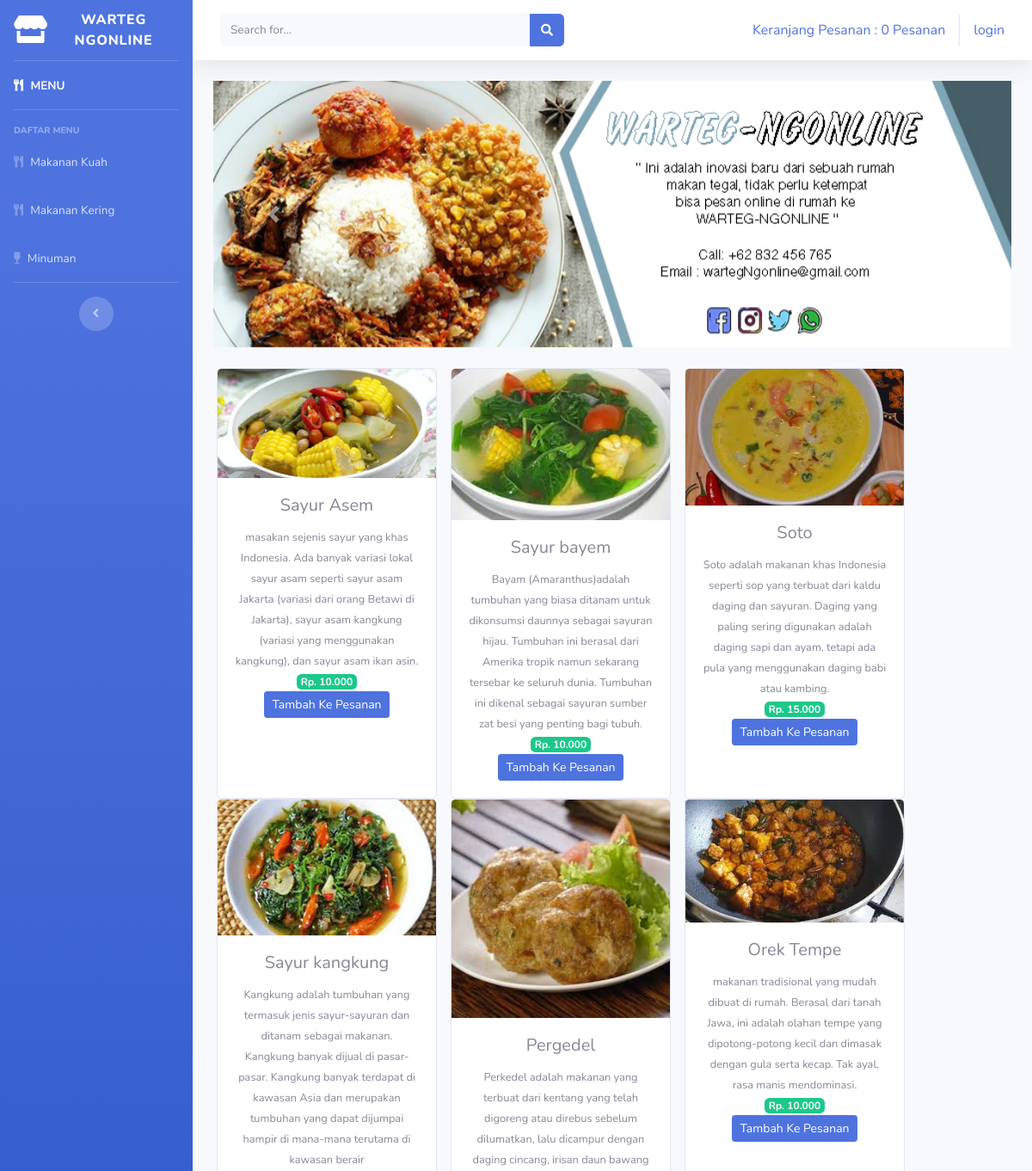
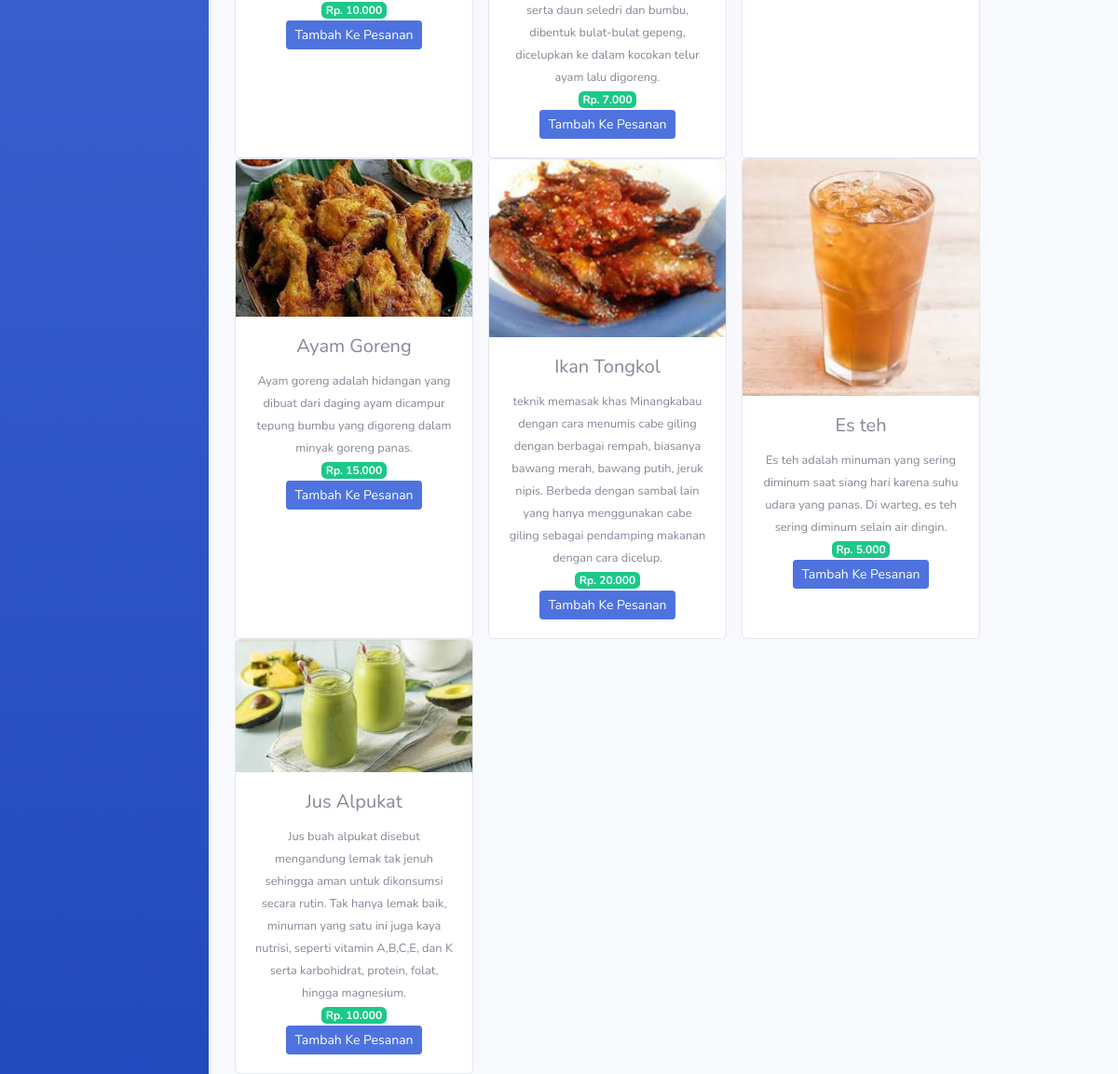
The page / on the database its author committed (2 pictures, top to bottom).
### tables this page shows
CREATE TABLE `menu` (
  `id_makanan` int(11) NOT NULL,
  `nama_makanan` varchar(120) NOT NULL,
  `keterangan` varchar(5000) NOT NULL,
  `kategori` varchar(60) NOT NULL,
  `harga` int(11) NOT NULL,
  `persediaan` int(4) NOT NULL,
  `gambar` text NOT NULL
);

### application/controllers/Welcome.php (called while the page is built, shortened)
<?php
class Welcome extends CI_Controller {
	public function index()
	{
        $data['menu'] = $this->model_menu->tampil_data()->result();
        $this->load->view('templates/header');
        $this->load->view('templates/sidebar');
        $this->load->view('dashboard', $data);
        $this->load->view('templates/footer');
	}
}

### index.php (called while the page is built, shortened)
<?php
require_once BASEPATH.'core/CodeIgniter.php';

### application/models/model_menu.php (called while the page is built, shortened)
<?php
class model_menu extends ci_model{
    public function tampil_data(){
        return $this->db->get('menu');
    }
}

### application/views/dashboard.php (the view, shortened to what this page needs)
<div class="container-fluid">
<div id="carouselExampleControls" class="carousel slide" data-ride="carousel">
  <div class="carousel-inner">
    <div class="carousel-item active">
      <img src="<?php echo base_url('assets/img/wartegngonline1.jpg') ?>" class="d-block w-100" alt="...">
    </div>
  </div>
  <a class="carousel-control-prev" href="#carouselExampleControls" role="button" data-slide="prev">
    <span class="carousel-control-prev-icon" aria-hidden="true"></span>
  </a>
  <a class="carousel-control-next" href="#carouselExampleControls" role="button" data-slide="next">
    <span class="carousel-control-next-icon" aria-hidden="true"></span>
  </a>
</div><br>
  <div class="row text-center">
    <?php foreach ($menu as $mn) : ?>
      <div class="card ml-3" style="width: 16rem;">
        <img src="<?php echo base_url().'/upload/'.$mn->gambar ?>" class="card-img-top" alt="...">
          <div class="card-body">
            <h5 class="card-title"><?php echo $mn->nama_makanan ?></h5>
            <small><?php echo $mn->keterangan ?></small><br>
            <span class="badge badge-success">Rp. <?php echo number_format($mn->harga,0,',','.') ?></span><br>
            <?php echo anchor('dashboard/tambah_ke_pesanan/' .$mn->id_makanan,'<div class="btn btn-sm btn-primary">Tambah Ke Pesanan</div>') ?>
          </div>
      </div>
    <?php endforeach; ?>
  </div>
</div>

### application/views/templates/header.php (shortened to what this page needs)
<!DOCTYPE html>
<html lang="en">
<head>
  <link href="<?php echo base_url() ?>assets/vendor/fontawesome-free/css/all.min.css" rel="stylesheet" type="text/css">
  <link href="<?php echo base_url() ?>assets/css/sb-admin-2.min.css" rel="stylesheet">
</head>

### application/views/templates/sidebar.php (shortened to what this page needs)
<body id="page-top">
  <div id="wrapper">
    <ul class="navbar-nav bg-gradient-primary sidebar sidebar-dark accordion" id="accordionSidebar">
      <a class="sidebar-brand d-flex align-items-center justify-content-center" href="index.html">
        <div class="sidebar-brand-icon">
          <i class="fas fa-fw fa-store"></i>
        </div>
        <div class="sidebar-brand-text mx-3">Warteg Ngonline </div>
      </a>
      <hr class="sidebar-divider my-0">
      <li class="nav-item active">
        <a class="nav-link" href="index.html">
        <i class="fas fa-utensils"></i>
          <span>MENU</span></a>
      </li>
      <hr class="sidebar-divider">
      <div class="sidebar-heading">
        DAFTAR MENU
      </div>
      <li class="nav-item">
        <a class="nav-link" href="tables.html">
        <i class="fas fa-utensils"></i>
          <span>Makanan Kuah</span></a>
      </li>
      <li class="nav-item">
        <a class="nav-link" href="tables.html">
        <i class="fas fa-utensils"></i>
          <span>Makanan Kering</span></a>
      </li>
      <li class="nav-item">
        <a class="nav-link" href="tables.html">
        <i class="fas fa-wine-glass"></i>
          <span>Minuman</span></a>
      </li>
      <hr class="sidebar-divider d-none d-md-block">
      <div class="text-center d-none d-md-inline">
        <button class="rounded-circle border-0" id="sidebarToggle"></button>
      </div>
    </ul>
    <div id="content-wrapper" class="d-flex flex-column">
      <div id="content">
        <nav class="navbar navbar-expand navbar-light bg-white topbar mb-4 static-top shadow">
          <form class="d-none d-sm-inline-block form-inline mr-auto ml-md-3 my-2 my-md-0 mw-100 navbar-search">
            <div class="input-group">
              <input type="text" class="form-control bg-light border-0 small" placeholder="Search for..." aria-label="Search" aria-describedby="basic-addon2">
              <div class="input-group-append">
                <button class="btn btn-primary" type="button">
                  <i class="fas fa-search fa-sm"></i>
                </button>
              </div>
            </div>
          </form>
          <ul class="navbar-nav ml-auto">
            <div class="navbar">
              <ul class="nav navbar-nav navbar-right">
                <li>
                  <?php
                  $keranjang = 'Keranjang Pesanan : '.$this->cart->total_items().' Pesanan'
                  ?>
                  <?php echo anchor('dashboard/detail_pesanan', $keranjang ) ?>
                </li>
              </ul>
            <ul class="na navbar-nav nav navbar-right">
              <?php if($this->session->userdata('username')) { ?>
                <li><div>Selamat Datang <?php echo $this->session->userdata('username') ?></div></li>
                <li class="ml-2"><?php echo anchor('auth/logout','logout') ?></li>
              <?php } else { ?>
                <li><?php echo anchor('auth/login','login'); ?></li>
              <?php } ?>
            </ul>
            </div>
          </ul>
        </nav>

### application/views/templates/footer.php (shortened to what this page needs)
</body>
</html>

### rows shown on the page
menu: gambar (picture), nama_makanan "Sayur Asem", keterangan "masakan sejenis sayur yang khas Indonesia. Ada banyak variasi lokal sayur asam seperti sayur asam Jakarta (variasi dari orang Betawi di Jakarta), sayur asam kangkung (variasi yang menggunakan kangkung), dan sayur asam ikan asin.", harga "10.000", id_makanan "Tambah Ke Pesanan"
menu: gambar (picture), nama_makanan "Sayur bayem", keterangan "Bayam (Amaranthus)adalah tumbuhan yang biasa ditanam untuk dikonsumsi daunnya sebagai sayuran hijau. Tumbuhan ini berasal dari Amerika tropik namun sekarang tersebar ke seluruh dunia. Tumbuhan ini dikenal sebagai sayuran sumber zat besi yang penting bagi tubuh.", harga "10.000", id_makanan "Tambah Ke Pesanan"
menu: gambar (picture), nama_makanan "Soto", keterangan "Soto adalah makanan khas Indonesia seperti sop yang terbuat dari kaldu daging dan sayuran. Daging yang paling sering digunakan adalah daging sapi dan ayam, tetapi ada pula yang menggunakan daging babi atau kambing.", harga "15.000", id_makanan "Tambah Ke Pesanan"
menu: gambar (picture), nama_makanan "Sayur kangkung", keterangan "Kangkung adalah tumbuhan yang termasuk jenis sayur-sayuran dan ditanam sebagai makanan. Kangkung banyak dijual di pasar-pasar. Kangkung banyak terdapat di kawasan Asia dan merupakan tumbuhan yang dapat dijumpai hampir di mana-mana terutama di kawasan berair", harga "10.000", id_makanan "Tambah Ke Pesanan"
menu: gambar (picture), nama_makanan "Pergedel", keterangan "Perkedel adalah makanan yang terbuat dari kentang yang telah digoreng atau direbus sebelum dilumatkan, lalu dicampur dengan daging cincang, irisan daun bawang serta daun seledri dan bumbu, dibentuk bulat-bulat gepeng, dicelupkan ke dalam kocokan telur ayam lalu digoreng.", harga "7.000", id_makanan "Tambah Ke Pesanan"
menu: gambar (picture), nama_makanan "Orek Tempe", keterangan "makanan tradisional yang mudah dibuat di rumah. Berasal dari tanah Jawa, ini adalah olahan tempe yang dipotong-potong kecil dan dimasak dengan gula serta kecap. Tak ayal, rasa manis mendominasi.", harga "10.000", id_makanan "Tambah Ke Pesanan"
menu: gambar (picture), nama_makanan "Ayam Goreng", keterangan "Ayam goreng adalah hidangan yang dibuat dari daging ayam dicampur tepung bumbu yang digoreng dalam minyak goreng panas.", harga "15.000", id_makanan "Tambah Ke Pesanan"
menu: gambar (picture), nama_makanan "Ikan Tongkol", keterangan "teknik memasak khas Minangkabau dengan cara menumis cabe giling dengan berbagai rempah, biasanya bawang merah, bawang putih, jeruk nipis. Berbeda dengan sambal lain yang hanya menggunakan cabe giling sebagai pendamping makanan dengan cara dicelup.", harga "20.000", id_makanan "Tambah Ke Pesanan"
menu: gambar (picture), nama_makanan "Es teh", keterangan "Es teh adalah minuman yang sering diminum saat siang hari karena suhu udara yang panas. Di warteg, es teh sering diminum selain air dingin.", harga "5.000", id_makanan "Tambah Ke Pesanan"
menu: gambar (picture), nama_makanan "Jus Alpukat", keterangan "Jus buah alpukat disebut mengandung lemak tak jenuh sehingga aman untuk dikonsumsi secara rutin. Tak hanya lemak baik, minuman yang satu ini juga kaya nutrisi, seperti vitamin A,B,C,E, dan K serta karbohidrat, protein, folat, hingga magnesium.", harga "10.000", id_makanan "Tambah Ke Pesanan"

### other values the page prints
anchor('dashboard/detail_pesanan', $keranjang ) "Keranjang Pesanan : 0 Pesanan"
anchor('auth/login','login') "login"
